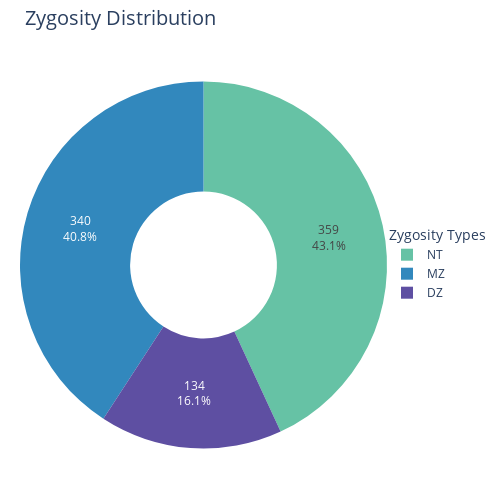

Notebook code for this chart:
### Code cell
zygosity_counts = df_dem_copy3.groupby('zygosity').size().reset_index(name='counts')
zygosity_counts['angle'] = zygosity_counts['counts'] / zygosity_counts['counts'].sum() * 2 * pi
zygosity_counts['color'] = Spectral10[:len(zygosity_counts)]

fig = go.Figure(data=[go.Pie(labels=zygosity_counts['zygosity'],
                             values=zygosity_counts['counts'],
                             hovertemplate='%{label}: %{value}',
                             textinfo='value+percent',
                             textposition='inside')])
fig.update_traces(marker=dict(colors=zygosity_counts['color']), hole=.4)
fig.update_layout(
    title=dict(
        text='Zygosity Distribution',
        font=dict(size=20) 
    ),
    showlegend=True,
    legend=dict(
        title=dict(text="Zygosity Types", font=dict(size=14)),  
        font=dict(size=12),  
        orientation="v", 
        x=1, 
        y=0.5,
        xanchor="left",
        yanchor="middle"
    ),
    margin=dict(l=20, r=20, t=50, b=20),  
    height=500,  
    width=500,  
    font=dict(
        size=12  
    )
)

fig.show()

### Figure 1 — Plotly figure (JSON) as saved in the notebook; plotly's stock layout.template omitted (floating-point values rounded to 4 significant figures)
{"data": [{"hole": 0.4, "hovertemplate": "%{label}: %{value}", "labels": ["DZ", "MZ", "NT"], "marker": {"colors": ["#5e4fa2", "#3288bd", "#66c2a5"]}, "textinfo": "value+percent", "textposition": "inside", "type": "pie", "values": [134, 340, 359]}], "layout": {"font": {"size": 12}, "height": 500, "legend": {"font": {"size": 12}, "orientation": "v", "title": {"font": {"size": 14}, "text": "Zygosity Types"}, "x": 1, "xanchor": "left", "y": 0.5, "yanchor": "middle"}, "margin": {"b": 20, "l": 20, "r": 20, "t": 50}, "showlegend": true, "title": {"font": {"size": 20}, "text": "Zygosity Distribution"}, "width": 500}}
